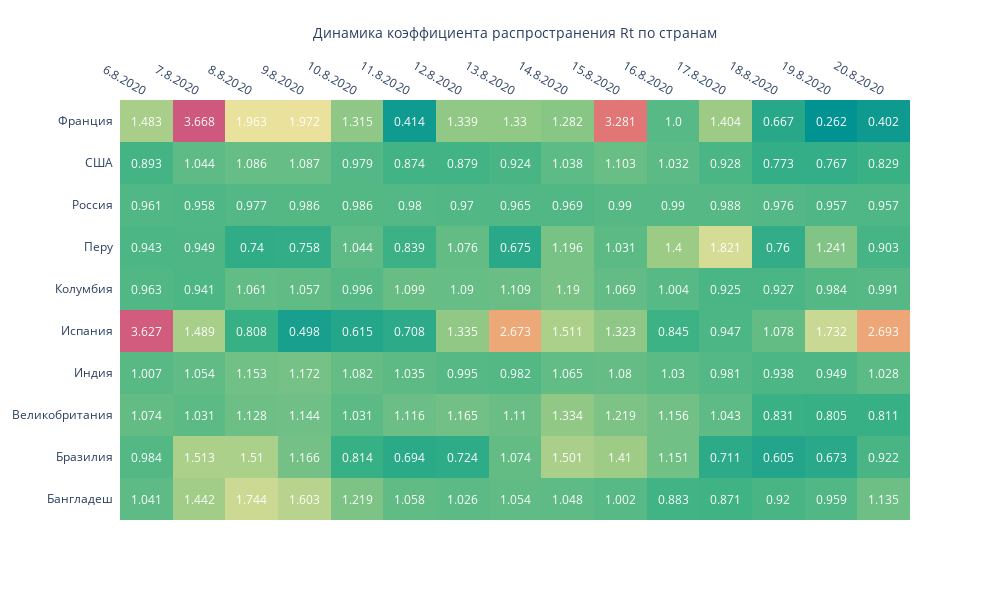

Notebook cell for this chart:
### Code cell
fig = ff.create_annotated_heatmap(d, x=x2, y=y, annotation_text=d,hoverinfo='z',
                                  colorscale='Temps')

fig.update_layout(
                  
                  
                  width = 990, height = 600,    
    
                  xaxis_title='Динамика коэффициента распространения Rt по странам',
               #   yaxis_title = 'Регион '
)

fig.show()

### Figure 1 — Plotly figure (JSON) as saved in the notebook; plotly's stock layout.template omitted (floating-point values rounded to 4 significant figures; data arrays with more than 128 entries replaced by an {"elided": "..."} marker saying what was removed)
{"data": [{"colorscale": [[0, "rgb(0, 147, 146)"], [0.1667, "rgb(57, 177, 133)"], [0.3333, "rgb(156, 203, 134)"], [0.5, "rgb(233, 226, 156)"], [0.6667, "rgb(238, 180, 121)"], [0.8333, "rgb(232, 132, 113)"], [1, "rgb(207, 89, 126)"]], "hoverinfo": "z", "reversescale": false, "showscale": false, "type": "heatmap", "x": ["6.8.2020", "7.8.2020", "8.8.2020", "9.8.2020", "10.8.2020", "11.8.2020", "12.8.2020", "13.8.2020", "14.8.2020", "15.8.2020", "16.8.2020", "17.8.2020", "18.8.2020", "19.8.2020", "20.8.2020"], "y": ["Бангладеш", "Бразилия", "Великобритания", "Индия", "Испания", "Колумбия", "Перу", "Россия", "США", "Франция"], "z": {"elided": "10x15 float values"}}], "layout": {"annotations": [{"font": {"color": "#FFFFFF"}, "showarrow": false, "text": "1.041", "x": "6.8.2020", "xref": "x", "y": "Бангладеш", "yref": "y"}, {"font": {"color": "#FFFFFF"}, "showarrow": false, "text": "1.442", "x": "7.8.2020", "xref": "x", "y": "Бангладеш", "yref": "y"}, {"font": {"color": "#FFFFFF"}, "showarrow": false, "text": "1.744", "x": "8.8.2020", "xref": "x", "y": "Бангладеш", "yref": "y"}, {"font": {"color": "#FFFFFF"}, "showarrow": false, "text": "1.603", "x": "9.8.2020", "xref": "x", "y": "Бангладеш", "yref": "y"}, {"font": {"color": "#FFFFFF"}, "showarrow": false, "text": "1.219", "x": "10.8.2020", "xref": "x", "y": "Бангладеш", "yref": "y"}, {"font": {"color": "#FFFFFF"}, "showarrow": false, "text": "1.058", "x": "11.8.2020", "xref": "x", "y": "Бангладеш", "yref": "y"}, {"font": {"color": "#FFFFFF"}, "showarrow": false, "text": "1.026", "x": "12.8.2020", "xref": "x", "y": "Бангладеш", "yref": "y"}, {"font": {"color": "#FFFFFF"}, "showarrow": false, "text": "1.054", "x": "13.8.2020", "xref": "x", "y": "Бангладеш", "yref": "y"}, {"font": {"color": "#FFFFFF"}, "showarrow": false, "text": "1.048", "x": "14.8.2020", "xref": "x", "y": "Бангладеш", "yref": "y"}, {"font": {"color": "#FFFFFF"}, "showarrow": false, "text": "1.002", "x": "15.8.2020", "xref": "x", "y": "Бангладеш", "yref": "y"}, {"font": {"color": "#FFFFFF"}, "showarrow": false, "text": "0.883", "x": "16.8.2020", "xref": "x", "y": "Бангладеш", "yref": "y"}, {"font": {"color": "#FFFFFF"}, "showarrow": false, "text": "0.871", "x": "17.8.2020", "xref": "x", "y": "Бангладеш", "yref": "y"}, {"font": {"color": "#FFFFFF"}, "showarrow": false, "text": "0.92", "x": "18.8.2020", "xref": "x", "y": "Бангладеш", "yref": "y"}, {"font": {"color": "#FFFFFF"}, "showarrow": false, "text": "0.959", "x": "19.8.2020", "xref": "x", "y": "Бангладеш", "yref": "y"}, {"font": {"color": "#FFFFFF"}, "showarrow": false, "text": "1.135", "x": "20.8.2020", "xref": "x", "y": "Бангладеш", "yref": "y"}, {"font": {"color": "#FFFFFF"}, "showarrow": false, "text": "0.984", "x": "6.8.2020", "xref": "x", "y": "Бразилия", "yref": "y"}, {"font": {"color": "#FFFFFF"}, "showarrow": false, "text": "1.513", "x": "7.8.2020", "xref": "x", "y": "Бразилия", "yref": "y"}, {"font": {"color": "#FFFFFF"}, "showarrow": false, "text": "1.51", "x": "8.8.2020", "xref": "x", "y": "Бразилия", "yref": "y"}, {"font": {"color": "#FFFFFF"}, "showarrow": false, "text": "1.166", "x": "9.8.2020", "xref": "x", "y": "Бразилия", "yref": "y"}, {"font": {"color": "#FFFFFF"}, "showarrow": false, "text": "0.814", "x": "10.8.2020", "xref": "x", "y": "Бразилия", "yref": "y"}, {"font": {"color": "#FFFFFF"}, "showarrow": false, "text": "0.694", "x": "11.8.2020", "xref": "x", "y": "Бразилия", "yref": "y"}, {"font": {"color": "#FFFFFF"}, "showarrow": false, "text": "0.724", "x": "12.8.2020", "xref": "x", "y": "Бразилия", "yref": "y"}, {"font": {"color": "#FFFFFF"}, "showarrow": false, "text": "1.074", "x": "13.8.2020", "xref": "x", "y": "Бразилия", "yref": "y"}, {"font": {"color": "#FFFFFF"}, "showarrow": false, "text": "1.501", "x": "14.8.2020", "xref": "x", "y": "Бразилия", "yref": "y"}, {"font": {"color": "#FFFFFF"}, "showarrow": false, "text": "1.41", "x": "15.8.2020", "xref": "x", "y": "Бразилия", "yref": "y"}, {"font": {"color": "#FFFFFF"}, "showarrow": false, "text": "1.151", "x": "16.8.2020", "xref": "x", "y": "Бразилия", "yref": "y"}, {"font": {"color": "#FFFFFF"}, "showarrow": false, "text": "0.711", "x": "17.8.2020", "xref": "x", "y": "Бразилия", "yref": "y"}, {"font": {"color": "#FFFFFF"}, "showarrow": false, "text": "0.605", "x": "18.8.2020", "xref": "x", "y": "Бразилия", "yref": "y"}, {"font": {"color": "#FFFFFF"}, "showarrow": false, "text": "0.673", "x": "19.8.2020", "xref": "x", "y": "Бразилия", "yref": "y"}, {"font": {"color": "#FFFFFF"}, "showarrow": false, "text": "0.922", "x": "20.8.2020", "xref": "x", "y": "Бразилия", "yref": "y"}, {"font": {"color": "#FFFFFF"}, "showarrow": false, "text": "1.074", "x": "6.8.2020", "xref": "x", "y": "Великобритания", "yref": "y"}, {"font": {"color": "#FFFFFF"}, "showarrow": false, "text": "1.031", "x": "7.8.2020", "xref": "x", "y": "Великобритания", "yref": "y"}, {"font": {"color": "#FFFFFF"}, "showarrow": false, "text": "1.128", "x": "8.8.2020", "xref": "x", "y": "Великобритания", "yref": "y"}, {"font": {"color": "#FFFFFF"}, "showarrow": false, "text": "1.144", "x": "9.8.2020", "xref": "x", "y": "Великобритания", "yref": "y"}, {"font": {"color": "#FFFFFF"}, "showarrow": false, "text": "1.031", "x": "10.8.2020", "xref": "x", "y": "Великобритания", "yref": "y"}, {"font": {"color": "#FFFFFF"}, "showarrow": false, "text": "1.116", "x": "11.8.2020", "xref": "x", "y": "Великобритания", "yref": "y"}, {"font": {"color": "#FFFFFF"}, "showarrow": false, "text": "1.165", "x": "12.8.2020", "xref": "x", "y": "Великобритания", "yref": "y"}, {"font": {"color": "#FFFFFF"}, "showarrow": false, "text": "1.11", "x": "13.8.2020", "xref": "x", "y": "Великобритания", "yref": "y"}, {"font": {"color": "#FFFFFF"}, "showarrow": false, "text": "1.334", "x": "14.8.2020", "xref": "x", "y": "Великобритания", "yref": "y"}, {"font": {"color": "#FFFFFF"}, "showarrow": false, "text": "1.219", "x": "15.8.2020", "xref": "x", "y": "Великобритания", "yref": "y"}, {"font": {"color": "#FFFFFF"}, "showarrow": false, "text": "1.156", "x": "16.8.2020", "xref": "x", "y": "Великобритания", "yref": "y"}, {"font": {"color": "#FFFFFF"}, "showarrow": false, "text": "1.043", "x": "17.8.2020", "xref": "x", "y": "Великобритания", "yref": "y"}, {"font": {"color": "#FFFFFF"}, "showarrow": false, "text": "0.831", "x": "18.8.2020", "xref": "x", "y": "Великобритания", "yref": "y"}, {"font": {"color": "#FFFFFF"}, "showarrow": false, "text": "0.805", "x": "19.8.2020", "xref": "x", "y": "Великобритания", "yref": "y"}, {"font": {"color": "#FFFFFF"}, "showarrow": false, "text": "0.811", "x": "20.8.2020", "xref": "x", "y": "Великобритания", "yref": "y"}, {"font": {"color": "#FFFFFF"}, "showarrow": false, "text": "1.007", "x": "6.8.2020", "xref": "x", "y": "Индия", "yref": "y"}, {"font": {"color": "#FFFFFF"}, "showarrow": false, "text": "1.054", "x": "7.8.2020", "xref": "x", "y": "Индия", "yref": "y"}, {"font": {"color": "#FFFFFF"}, "showarrow": false, "text": "1.153", "x": "8.8.2020", "xref": "x", "y": "Индия", "yref": "y"}, {"font": {"color": "#FFFFFF"}, "showarrow": false, "text": "1.172", "x": "9.8.2020", "xref": "x", "y": "Индия", "yref": "y"}, {"font": {"color": "#FFFFFF"}, "showarrow": false, "text": "1.082", "x": "10.8.2020", "xref": "x", "y": "Индия", "yref": "y"}, {"font": {"color": "#FFFFFF"}, "showarrow": false, "text": "1.035", "x": "11.8.2020", "xref": "x", "y": "Индия", "yref": "y"}, {"font": {"color": "#FFFFFF"}, "showarrow": false, "text": "0.995", "x": "12.8.2020", "xref": "x", "y": "Индия", "yref": "y"}, {"font": {"color": "#FFFFFF"}, "showarrow": false, "text": "0.982", "x": "13.8.2020", "xref": "x", "y": "Индия", "yref": "y"}, {"font": {"color": "#FFFFFF"}, "showarrow": false, "text": "1.065", "x": "14.8.2020", "xref": "x", "y": "Индия", "yref": "y"}, {"font": {"color": "#FFFFFF"}, "showarrow": false, "text": "1.08", "x": "15.8.2020", "xref": "x", "y": "Индия", "yref": "y"}, {"font": {"color": "#FFFFFF"}, "showarrow": false, "text": "1.03", "x": "16.8.2020", "xref": "x", "y": "Индия", "yref": "y"}, {"font": {"color": "#FFFFFF"}, "showarrow": false, "text": "0.981", "x": "17.8.2020", "xref": "x", "y": "Индия", "yref": "y"}, {"font": {"color": "#FFFFFF"}, "showarrow": false, "text": "0.938", "x": "18.8.2020", "xref": "x", "y": "Индия", "yref": "y"}, {"font": {"color": "#FFFFFF"}, "showarrow": false, "text": "0.949", "x": "19.8.2020", "xref": "x", "y": "Индия", "yref": "y"}, {"font": {"color": "#FFFFFF"}, "showarrow": false, "text": "1.028", "x": "20.8.2020", "xref": "x", "y": "Индия", "yref": "y"}, {"font": {"color": "#FFFFFF"}, "showarrow": false, "text": "3.627", "x": "6.8.2020", "xref": "x", "y": "Испания", "yref": "y"}, {"font": {"color": "#FFFFFF"}, "showarrow": false, "text": "1.489", "x": "7.8.2020", "xref": "x", "y": "Испания", "yref": "y"}, {"font": {"color": "#FFFFFF"}, "showarrow": false, "text": "0.808", "x": "8.8.2020", "xref": "x", "y": "Испания", "yref": "y"}, {"font": {"color": "#FFFFFF"}, "showarrow": false, "text": "0.498", "x": "9.8.2020", "xref": "x", "y": "Испания", "yref": "y"}, {"font": {"color": "#FFFFFF"}, "showarrow": false, "text": "0.615", "x": "10.8.2020", "xref": "x", "y": "Испания", "yref": "y"}, {"font": {"color": "#FFFFFF"}, "showarrow": false, "text": "0.708", "x": "11.8.2020", "xref": "x", "y": "Испания", "yref": "y"}, {"font": {"color": "#FFFFFF"}, "showarrow": false, "text": "1.335", "x": "12.8.2020", "xref": "x", "y": "Испания", "yref": "y"}, {"font": {"color": "#FFFFFF"}, "showarrow": false, "text": "2.673", "x": "13.8.2020", "xref": "x", "y": "Испания", "yref": "y"}, {"font": {"color": "#FFFFFF"}, "showarrow": false, "text": "1.511", "x": "14.8.2020", "xref": "x", "y": "Испания", "yref": "y"}, {"font": {"color": "#FFFFFF"}, "showarrow": false, "text": "1.323", "x": "15.8.2020", "xref": "x", "y": "Испания", "yref": "y"}, {"font": {"color": "#FFFFFF"}, "showarrow": false, "text": "0.845", "x": "16.8.2020", "xref": "x", "y": "Испания", "yref": "y"}, {"font": {"color": "#FFFFFF"}, "showarrow": false, "text": "0.947", "x": "17.8.2020", "xref": "x", "y": "Испания", "yref": "y"}, {"font": {"color": "#FFFFFF"}, "showarrow": false, "text": "1.078", "x": "18.8.2020", "xref": "x", "y": "Испания", "yref": "y"}, {"font": {"color": "#FFFFFF"}, "showarrow": false, "text": "1.732", "x": "19.8.2020", "xref": "x", "y": "Испания", "yref": "y"}, {"font": {"color": "#FFFFFF"}, "showarrow": false, "text": "2.693", "x": "20.8.2020", "xref": "x", "y": "Испания", "yref": "y"}, {"font": {"color": "#FFFFFF"}, "showarrow": false, "text": "0.963", "x": "6.8.2020", "xref": "x", "y": "Колумбия", "yref": "y"}, {"font": {"color": "#FFFFFF"}, "showarrow": false, "text": "0.941", "x": "7.8.2020", "xref": "x", "y": "Колумбия", "yref": "y"}, {"font": {"color": "#FFFFFF"}, "showarrow": false, "text": "1.061", "x": "8.8.2020", "xref": "x", "y": "Колумбия", "yref": "y"}, {"font": {"color": "#FFFFFF"}, "showarrow": false, "text": "1.057", "x": "9.8.2020", "xref": "x", "y": "Колумбия", "yref": "y"}, {"font": {"color": "#FFFFFF"}, "showarrow": false, "text": "0.996", "x": "10.8.2020", "xref": "x", "y": "Колумбия", "yref": "y"}, {"font": {"color": "#FFFFFF"}, "showarrow": false, "text": "1.099", "x": "11.8.2020", "xref": "x", "y": "Колумбия", "yref": "y"}, {"font": {"color": "#FFFFFF"}, "showarrow": false, "text": "1.09", "x": "12.8.2020", "xref": "x", "y": "Колумбия", "yref": "y"}, {"font": {"color": "#FFFFFF"}, "showarrow": false, "text": "1.109", "x": "13.8.2020", "xref": "x", "y": "Колумбия", "yref": "y"}, {"font": {"color": "#FFFFFF"}, "showarrow": false, "text": "1.19", "x": "14.8.2020", "xref": "x", "y": "Колумбия", "yref": "y"}, {"font": {"color": "#FFFFFF"}, "showarrow": false, "text": "1.069", "x": "15.8.2020", "xref": "x", "y": "Колумбия", "yref": "y"}, {"font": {"color": "#FFFFFF"}, "showarrow": false, "text": "1.004", "x": "16.8.2020", "xref": "x", "y": "Колумбия", "yref": "y"}, {"font": {"color": "#FFFFFF"}, "showarrow": false, "text": "0.925", "x": "17.8.2020", "xref": "x", "y": "Колумбия", "yref": "y"}, {"font": {"color": "#FFFFFF"}, "showarrow": false, "text": "0.927", "x": "18.8.2020", "xref": "x", "y": "Колумбия", "yref": "y"}, {"font": {"color": "#FFFFFF"}, "showarrow": false, "text": "0.984", "x": "19.8.2020", "xref": "x", "y": "Колумбия", "yref": "y"}, {"font": {"color": "#FFFFFF"}, "showarrow": false, "text": "0.991", "x": "20.8.2020", "xref": "x", "y": "Колумбия", "yref": "y"}, {"font": {"color": "#FFFFFF"}, "showarrow": false, "text": "0.943", "x": "6.8.2020", "xref": "x", "y": "Перу", "yref": "y"}, {"font": {"color": "#FFFFFF"}, "showarrow": false, "text": "0.949", "x": "7.8.2020", "xref": "x", "y": "Перу", "yref": "y"}, {"font": {"color": "#FFFFFF"}, "showarrow": false, "text": "0.74", "x": "8.8.2020", "xref": "x", "y": "Перу", "yref": "y"}, {"font": {"color": "#FFFFFF"}, "showarrow": false, "text": "0.758", "x": "9.8.2020", "xref": "x", "y": "Перу", "yref": "y"}, {"font": {"color": "#FFFFFF"}, "showarrow": false, "text": "1.044", "x": "10.8.2020", "xref": "x", "y": "Перу", "yref": "y"}, {"font": {"color": "#FFFFFF"}, "showarrow": false, "text": "0.839", "x": "11.8.2020", "xref": "x", "y": "Перу", "yref": "y"}, {"font": {"color": "#FFFFFF"}, "showarrow": false, "text": "1.076", "x": "12.8.2020", "xref": "x", "y": "Перу", "yref": "y"}, {"font": {"color": "#FFFFFF"}, "showarrow": false, "text": "0.675", "x": "13.8.2020", "xref": "x", "y": "Перу", "yref": "y"}, {"font": {"color": "#FFFFFF"}, "showarrow": false, "text": "1.196", "x": "14.8.2020", "xref": "x", "y": "Перу", "yref": "y"}, {"font": {"color": "#FFFFFF"}, "showarrow": false, "text": "1.031", "x": "15.8.2020", "xref": "x", "y": "Перу", "yref": "y"}, {"font": {"color": "#FFFFFF"}, "showarrow": false, "text": "1.4", "x": "16.8.2020", "xref": "x", "y": "Перу", "yref": "y"}, {"font": {"color": "#FFFFFF"}, "showarrow": false, "text": "1.821", "x": "17.8.2020", "xref": "x", "y": "Перу", "yref": "y"}, {"font": {"color": "#FFFFFF"}, "showarrow": false, "text": "0.76", "x": "18.8.2020", "xref": "x", "y": "Перу", "yref": "y"}, {"font": {"color": "#FFFFFF"}, "showarrow": false, "text": "1.241", "x": "19.8.2020", "xref": "x", "y": "Перу", "yref": "y"}, {"font": {"color": "#FFFFFF"}, "showarrow": false, "text": "0.903", "x": "20.8.2020", "xref": "x", "y": "Перу", "yref": "y"}, {"font": {"color": "#FFFFFF"}, "showarrow": false, "text": "0.961", "x": "6.8.2020", "xref": "x", "y": "Россия", "yref": "y"}, {"font": {"color": "#FFFFFF"}, "showarrow": false, "text": "0.958", "x": "7.8.2020", "xref": "x", "y": "Россия", "yref": "y"}, {"font": {"color": "#FFFFFF"}, "showarrow": false, "text": "0.977", "x": "8.8.2020", "xref": "x", "y": "Россия", "yref": "y"}, {"font": {"color": "#FFFFFF"}, "showarrow": false, "text": "0.986", "x": "9.8.2020", "xref": "x", "y": "Россия", "yref": "y"}, {"font": {"color": "#FFFFFF"}, "showarrow": false, "text": "0.986", "x": "10.8.2020", "xref": "x", "y": "Россия", "yref": "y"}, {"font": {"color": "#FFFFFF"}, "showarrow": false, "text": "0.98", "x": "11.8.2020", "xref": "x", "y": "Россия", "yref": "y"}, {"font": {"color": "#FFFFFF"}, "showarrow": false, "text": "0.97", "x": "12.8.2020", "xref": "x", "y": "Россия", "yref": "y"}, {"font": {"color": "#FFFFFF"}, "showarrow": false, "text": "0.965", "x": "13.8.2020", "xref": "x", "y": "Россия", "yref": "y"}, {"font": {"color": "#FFFFFF"}, "showarrow": false, "text": "0.969", "x": "14.8.2020", "xref": "x", "y": "Россия", "yref": "y"}, {"font": {"color": "#FFFFFF"}, "showarrow": false, "text": "0.99", "x": "15.8.2020", "xref": "x", "y": "Россия", "yref": "y"}, {"font": {"color": "#FFFFFF"}, "showarrow": false, "text": "0.99", "x": "16.8.2020", "xref": "x", "y": "Россия", "yref": "y"}, {"font": {"color": "#FFFFFF"}, "showarrow": false, "text": "0.988", "x": "17.8.2020", "xref": "x", "y": "Россия", "yref": "y"}, {"font": {"color": "#FFFFFF"}, "showarrow": false, "text": "0.976", "x": "18.8.2020", "xref": "x", "y": "Россия", "yref": "y"}, {"font": {"color": "#FFFFFF"}, "showarrow": false, "text": "0.957", "x": "19.8.2020", "xref": "x", "y": "Россия", "yref": "y"}, {"font": {"color": "#FFFFFF"}, "showarrow": false, "text": "0.957", "x": "20.8.2020", "xref": "x", "y": "Россия", "yref": "y"}, {"font": {"color": "#FFFFFF"}, "showarrow": false, "text": "0.893", "x": "6.8.2020", "xref": "x", "y": "США", "yref": "y"}, {"font": {"color": "#FFFFFF"}, "showarrow": false, "text": "1.044", "x": "7.8.2020", "xref": "x", "y": "США", "yref": "y"}, {"font": {"color": "#FFFFFF"}, "showarrow": false, "text": "1.086", "x": "8.8.2020", "xref": "x", "y": "США", "yref": "y"}, {"font": {"color": "#FFFFFF"}, "showarrow": false, "text": "1.087", "x": "9.8.2020", "xref": "x", "y": "США", "yref": "y"}, {"font": {"color": "#FFFFFF"}, "showarrow": false, "text": "0.979", "x": "10.8.2020", "xref": "x", "y": "США", "yref": "y"}, {"font": {"color": "#FFFFFF"}, "showarrow": false, "text": "0.874", "x": "11.8.2020", "xref": "x", "y": "США", "yref": "y"}, {"font": {"color": "#FFFFFF"}, "showarrow": false, "text": "0.879", "x": "12.8.2020", "xref": "x", "y": "США", "yref": "y"}, {"font": {"color": "#FFFFFF"}, "showarrow": false, "text": "0.924", "x": "13.8.2020", "xref": "x", "y": "США", "yref": "y"}, {"font": {"color": "#FFFFFF"}, "showarrow": false, "text": "1.038", "x": "14.8.2020", "xref": "x", "y": "США", "yref": "y"}, {"font": {"color": "#FFFFFF"}, "showarrow": false, "text": "1.103", "x": "15.8.2020", "xref": "x", "y": "США", "yref": "y"}, {"font": {"color": "#FFFFFF"}, "showarrow": false, "text": "1.032", "x": "16.8.2020", "xref": "x", "y": "США", "yref": "y"}, {"font": {"color": "#FFFFFF"}, "showarrow": false, "text": "0.928", "x": "17.8.2020", "xref": "x", "y": "США", "yref": "y"}, {"font": {"color": "#FFFFFF"}, "showarrow": false, "text": "0.773", "x": "18.8.2020", "xref": "x", "y": "США", "yref": "y"}, {"font": {"color": "#FFFFFF"}, "showarrow": false, "text": "0.767", "x": "19.8.2020", "xref": "x", "y": "США", "yref": "y"}, {"font": {"color": "#FFFFFF"}, "showarrow": false, "text": "0.829", "x": "20.8.2020", "xref": "x", "y": "США", "yref": "y"}, {"font": {"color": "#FFFFFF"}, "showarrow": false, "text": "1.483", "x": "6.8.2020", "xref": "x", "y": "Франция", "yref": "y"}, {"font": {"color": "#FFFFFF"}, "showarrow": false, "text": "3.668", "x": "7.8.2020", "xref": "x", "y": "Франция", "yref": "y"}, {"font": {"color": "#FFFFFF"}, "showarrow": false, "text": "1.963", "x": "8.8.2020", "xref": "x", "y": "Франция", "yref": "y"}, {"font": {"color": "#FFFFFF"}, "showarrow": false, "text": "1.972", "x": "9.8.2020", "xref": "x", "y": "Франция", "yref": "y"}, {"font": {"color": "#FFFFFF"}, "showarrow": false, "text": "1.315", "x": "10.8.2020", "xref": "x", "y": "Франция", "yref": "y"}, {"font": {"color": "#FFFFFF"}, "showarrow": false, "text": "0.414", "x": "11.8.2020", "xref": "x", "y": "Франция", "yref": "y"}, {"font": {"color": "#FFFFFF"}, "showarrow": false, "text": "1.339", "x": "12.8.2020", "xref": "x", "y": "Франция", "yref": "y"}, {"font": {"color": "#FFFFFF"}, "showarrow": false, "text": "1.33", "x": "13.8.2020", "xref": "x", "y": "Франция", "yref": "y"}, {"font": {"color": "#FFFFFF"}, "showarrow": false, "text": "1.282", "x": "14.8.2020", "xref": "x", "y": "Франция", "yref": "y"}, {"font": {"color": "#FFFFFF"}, "showarrow": false, "text": "3.281", "x": "15.8.2020", "xref": "x", "y": "Франция", "yref": "y"}, {"font": {"color": "#FFFFFF"}, "showarrow": false, "text": "1.0", "x": "16.8.2020", "xref": "x", "y": "Франция", "yref": "y"}, {"font": {"color": "#FFFFFF"}, "showarrow": false, "text": "1.404", "x": "17.8.2020", "xref": "x", "y": "Франция", "yref": "y"}, {"font": {"color": "#FFFFFF"}, "showarrow": false, "text": "0.667", "x": "18.8.2020", "xref": "x", "y": "Франция", "yref": "y"}, {"font": {"color": "#FFFFFF"}, "showarrow": false, "text": "0.262", "x": "19.8.2020", "xref": "x", "y": "Франция", "yref": "y"}, {"font": {"color": "#FFFFFF"}, "showarrow": false, "text": "0.402", "x": "20.8.2020", "xref": "x", "y": "Франция", "yref": "y"}], "height": 600, "width": 990, "xaxis": {"dtick": 1, "gridcolor": "rgb(0, 0, 0)", "side": "top", "ticks": "", "title": {"text": "Динамика коэффициента распространения Rt по странам"}}, "yaxis": {"dtick": 1, "ticks": "", "ticksuffix": "  "}}}
